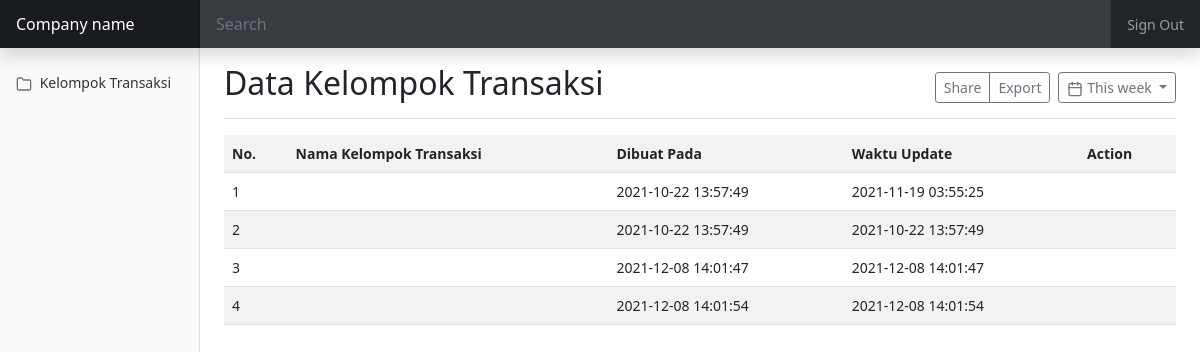
The app's page /?page=kelompok_transaksi (signed in) with its own data.
### tables this page shows
CREATE TABLE `modul_role` (
  `id_modul` int(11) NOT NULL,
  `id_role` int(11) NOT NULL,
  `is_create` tinyint(4) DEFAULT NULL,
  `is_read` tinyint(4) DEFAULT NULL,
  `is_update` tinyint(4) DEFAULT NULL,
  `is_delete` tinyint(4) DEFAULT NULL,
  `is_save` tinyint(4) DEFAULT NULL,
  `deleted_at` datetime DEFAULT NULL,
  `created_at` datetime DEFAULT NULL,
  `updated_at` datetime DEFAULT NULL
);

CREATE TABLE `modul` (
  `id_modul` int(11) NOT NULL,
  `nm_modul` varchar(255) DEFAULT NULL,
  `judul_modul` varchar(255) NOT NULL,
  `icon_modul` varchar(255) NOT NULL,
  `deleted_at` datetime DEFAULT NULL,
  `created_at` datetime DEFAULT NULL,
  `updated_at` datetime DEFAULT NULL
);

CREATE TABLE `kelompok_transaksi` (
  `id_kelompok_transaksi` smallint(6) NOT NULL,
  `nm_kelompok_transaksi` varchar(100) NOT NULL,
  `deleted_at` datetime DEFAULT NULL,
  `created_at` datetime NOT NULL,
  `updated_at` datetime NOT NULL
);

### index.php (the view, shortened to what this page needs)
<!doctype html>
<html lang="en">
<head>
    <link href="assets/bootstrap/css/bootstrap.min.css" rel="stylesheet">
    <link href="assets/css/dashboard.css" rel="stylesheet">
</head>
<body>
    <header class="navbar navbar-dark sticky-top bg-dark flex-md-nowrap p-0 shadow">
        <a class="navbar-brand col-md-3 col-lg-2 me-0 px-3" href="#">Company name</a>
        <input class="form-control form-control-dark w-100" type="text" placeholder="Search" aria-label="Search">
        <div class="navbar-nav">
            <div class="nav-item text-nowrap">
                <?php
                if(isset($_SESSION['nama']))
                {
                    echo '<a class="nav-link px-3" href="?page=logout">Sign Out</a>';
                }
                else
                {
                    echo '<a class="nav-link px-3" href="?page=login">Log In</a>';
                }
                ?>
            </div>
        </div>
    </header>
    <?php
        require_once "libraries/connect.php";
    ?>
    <div class="container-fluid">
        <div class="row">
            <?php
            if(isset($_SESSION['nama'])):
                $sql = "select *from modul_role as mr
                inner join modul as m on mr.id_modul=m.id_modul
                where mr.id_role= ".$_SESSION['id_role']."
                and mr.deleted_at is null and mr.is_read=1";
                 $menu = mysqli_query($connection, $sql);
            ?>
             <nav id="sidebarMenu" class="col-md-3 col-lg-2 d-md-block bg-light sidebar collapse">
                    <div class="position-sticky pt-3">
                        <ul class="nav flex-column">
                            <?php
                            while($row = mysqli_fetch_assoc($menu))
                            {
                            ?>
                                <li class="nav-item">
                                    <a class="nav-link" href="?page=<?php echo $row['nm_modul'];?>">
                                        <span data-feather="<?php echo $row['icon_modul'];?>"></span>
                                        <?php echo $row['judul_modul'];?>
                                    </a>
                                </li>
                            <?php
                            }
                            ?>
                        </ul>
                    </div>
                </nav>
            <?php endif; ?>
            <main class="col-md-9 ms-sm-auto col-lg-10 px-md-4">
                <?php
                if (isset($_GET['page']) == false)
                {
                    $halaman = "pages/main";
                    $page_to_open = "main";
                }
                else
                {
                    $halaman = "pages/".$_GET['page'];
                }
                include $halaman.".php";
                ?>
            </main>
        </div>
    </div>
</body>
</html>

### pages/kelompok_transaksi.php (shortened to what this page needs)
<div class="d-flex justify-content-between flex-wrap flex-md-nowrap align-items-center pt-3 pb-2 mb-3 border-bottom">
    <h1 class="h2">Data Kelompok Transaksi</h1>
    <div class="btn-toolbar mb-2 mb-md-0">
        <div class="btn-group me-2">
            <button type="button" class="btn btn-sm btn-outline-secondary">Share</button>
            <button type="button" class="btn btn-sm btn-outline-secondary">Export</button>
        </div>
        <button type="button" class="btn btn-sm btn-outline-secondary dropdown-toggle">
            <span data-feather="calendar"></span>
            This week
        </button>
    </div>
</div>
<?php
$sql = "SELECT * FROM kelompok_transaksi WHERE deleted_at IS NULL";
$hasil = mysqli_query($connection, $sql);
echo "<table class='table table-striped'>";
echo "<tr>
    <th>No.</th>
    <th>Nama Kelompok Transaksi</th>
    <th>Dibuat Pada</th>
    <th>Waktu Update</th>
    <th>Action</th>
    </tr>";
$no = 1;
while ($row = mysqli_fetch_assoc($hasil))
{
    $arr_button =[];
    echo "<tr>
            <td>" . $no . "</td>
            <td>" . $row['nama_kelompok_transaksi'] . "</td>
            <td>" . $row['created_at'] . "</td>
            <td>" . $row['updated_at'] . "</td>
            <td>
                 ".implode(" ",$arr_button)."
            </td>
        </tr>";
    $no++;
}
echo "</table>";
?>

### assets/css/dashboard.css (style rules this page uses)
body { font-size: .875rem; }
.feather { width: 16px; height: 16px; vertical-align: text-bottom; }
.sidebar { position: fixed; top: 0; bottom: 0; left: 0; z-index: 100; padding: 48px 0 0; box-shadow: inset -1px 0 0 rgba(0, 0, 0, .1); }
.sidebar .nav-link { font-weight: 500; color: #333; }
.sidebar .nav-link .feather { margin-right: 4px; color: #727272; }
.navbar-brand { padding-top: .75rem; padding-bottom: .75rem; font-size: 1rem; background-color: rgba(0, 0, 0, .25); box-shadow: inset -1px 0 0 rgba(0, 0, 0, .25); }
.navbar .form-control { padding: .75rem 1rem; border-width: 0; border-radius: 0; }
.form-control-dark { color: #fff; background-color: rgba(255, 255, 255, .1); border-color: rgba(255, 255, 255, .1); }

### records on screen
modul_role: id_modul.judul_modul "Kelompok Transaksi"
kelompok_transaksi: created_at "2021-10-22 13:57:49", updated_at "2021-11-19 03:55:25"
kelompok_transaksi: created_at "2021-10-22 13:57:49", updated_at "2021-10-22 13:57:49"
kelompok_transaksi: created_at "2021-12-08 14:01:47", updated_at "2021-12-08 14:01:47"
kelompok_transaksi: created_at "2021-12-08 14:01:54", updated_at "2021-12-08 14:01:54"
